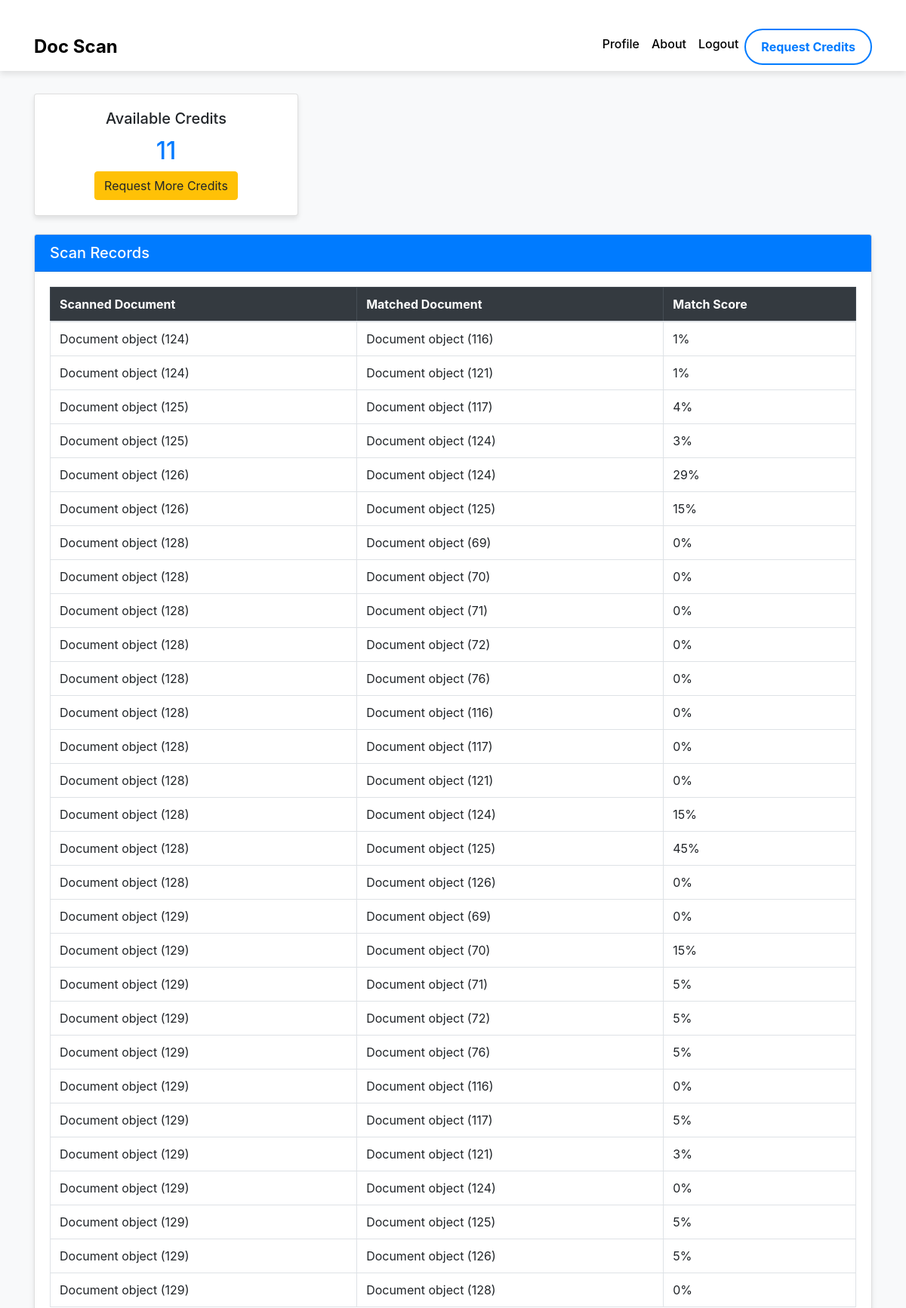
Screenshot of /profile/ (signed in, upper part) with the database file from the repository.
### users/models.py (models this page shows, shortened)
class CustomUserProfile(models.Model):
    user = models.OneToOneField(User, on_delete=models.CASCADE)
    credits = models.IntegerField(default=20)  # Daily free credits
    last_reset = models.DateField(default=now)  # Track last reset date

class ScanRecord(models.Model):
    user = models.ForeignKey(User, on_delete=models.CASCADE)
    scanned_document = models.ForeignKey(Document, related_name="scanned_docs", on_delete=models.CASCADE, null=True, blank=True)  # Allow NULL
    matched_document = models.ForeignKey(Document, related_name="matched_docs", on_delete=models.CASCADE, null=True, blank=True)  # Allow NULL
    scanned_at = models.DateTimeField(auto_now_add=True)
    match_score = models.FloatField(default=0.0)

class Document(models.Model):
    user = models.ForeignKey(User, on_delete=models.CASCADE)
    file = models.FileField(upload_to='documents/')
    uploaded_at = models.DateTimeField(auto_now_add=True)

### users/views.py (the view)
# urls.py: path('profile/', views.user_profile, name='user_profile'),
@login_required
def user_profile(request):
    if request.user.is_staff:
        credit_requests = CreditRequest.objects.all()
        total_requests = credit_requests.count()
        total_requested_credits = credit_requests.aggregate(Sum('requested_credits'))['requested_credits__sum'] or 0
        documents = Document.objects.all()  # Fetch all uploaded documents
        context = {
            'credit_requests': credit_requests,
            'total_requests': total_requests,
            'total_requested_credits': total_requested_credits,
            'documents': documents,  # Pass uploaded documents to template
            'is_admin': True,
        }
        return render(request, 'admin_profile.html', context)
    else:
        user_profile = CustomUserProfile.objects.get(user=request.user)
        scan_records = ScanRecord.objects.filter(user=request.user)
        credit_requests = CreditRequest.objects.filter(user=request.user)
        for record in scan_records:
            record.match_score = int(record.match_score * 100)
        context = {
            'user_profile': user_profile,
            'scan_records': scan_records,
            'credit_requests': credit_requests,
            'is_admin': False,
        }
        return render(request, 'user_profile.html', context)

### templates/user_profile.html (shortened to what this page needs)
{% load static %}
<link rel="stylesheet" href="{% static 'css/bootstrap.css' %}" />
<!DOCTYPE html>
<html lang="en">
  <head>
  </head>
  <body>
    {% include 'navigation.html' %}
    <div class="container">
      <div class="row">
        <div class="col-md-4">
          <div class="card text-center">
            <div class="card-body">
              <h5 class="card-title">Available Credits</h5>
              <h2 class="text-primary">{{ user_profile.credits }}</h2>
              <a href="{% url 'request_credits' %}" class="btn btn-warning"
                >Request More Credits</a
              >
            </div>
          </div>
        </div>
      </div>
      <div class="row mt-4">
        <div class="col-md-12">
          <div class="card">
            <div class="card-header bg-primary text-white">
              <h5 class="mb-0">Scan Records</h5>
            </div>
            <div class="card-body">
              <table class="table table-bordered">
                <thead class="table-dark">
                  <tr>
                    <th>Scanned Document</th>
                    <th>Matched Document</th>
                    <th>Match Score</th>
                  </tr>
                </thead>
                <tbody>
                  {% for record in scan_records %}
                  <tr>
                    <td>{{ record.scanned_document }}</td>
                    <td>{{ record.matched_document }}</td>
                    <td>{{ record.match_score }}%</td>
                  </tr>
                  {% empty %}
                  <tr>
                    <td colspan="3" class="text-center">
                      No scan records found.
                    </td>
                  </tr>
                  {% endfor %}
                </tbody>
              </table>
            </div>
          </div>
        </div>
      </div>
    </div>
  </body>
</html>

### templates/user_profile.html (style rules this page uses)
body { background-color: #f8f9fa; }
.container { margin-top: 30px; }
.card { box-shadow: 0px 4px 6px rgba(0, 0, 0, 0.1); }

### templates/navigation.html (style rules this page uses)
body { background-color: #f8f9fa; }

### rows the page displays
CustomUserProfile: credits "11"
ScanRecord: scanned_document "Document object (124)", matched_document "Document object (116)", match_score "1"
ScanRecord: scanned_document "Document object (124)", matched_document "Document object (121)", match_score "1"
ScanRecord: scanned_document "Document object (125)", matched_document "Document object (117)", match_score "4"
ScanRecord: scanned_document "Document object (125)", matched_document "Document object (124)", match_score "3"
ScanRecord: scanned_document "Document object (126)", matched_document "Document object (124)", match_score "29"
ScanRecord: scanned_document "Document object (126)", matched_document "Document object (125)", match_score "15"
ScanRecord: scanned_document "Document object (128)", matched_document "Document object (69)", match_score "0"
ScanRecord: scanned_document "Document object (128)", matched_document "Document object (70)", match_score "0"
ScanRecord: scanned_document "Document object (128)", matched_document "Document object (71)", match_score "0"
ScanRecord: scanned_document "Document object (128)", matched_document "Document object (72)", match_score "0"
ScanRecord: scanned_document "Document object (128)", matched_document "Document object (76)", match_score "0"
ScanRecord: scanned_document "Document object (128)", matched_document "Document object (116)", match_score "0"
ScanRecord: scanned_document "Document object (128)", matched_document "Document object (117)", match_score "0"
ScanRecord: scanned_document "Document object (128)", matched_document "Document object (121)", match_score "0"
ScanRecord: scanned_document "Document object (128)", matched_document "Document object (124)", match_score "15"
ScanRecord: scanned_document "Document object (128)", matched_document "Document object (125)", match_score "45"
ScanRecord: scanned_document "Document object (128)", matched_document "Document object (126)", match_score "0"
ScanRecord: scanned_document "Document object (129)", matched_document "Document object (69)", match_score "0"
ScanRecord: scanned_document "Document object (129)", matched_document "Document object (70)", match_score "15"
ScanRecord: scanned_document "Document object (129)", matched_document "Document object (71)", match_score "5"
ScanRecord: scanned_document "Document object (129)", matched_document "Document object (72)", match_score "5"
ScanRecord: scanned_document "Document object (129)", matched_document "Document object (76)", match_score "5"
ScanRecord: scanned_document "Document object (129)", matched_document "Document object (116)", match_score "0"
ScanRecord: scanned_document "Document object (129)", matched_document "Document object (117)", match_score "5"
ScanRecord: scanned_document "Document object (129)", matched_document "Document object (121)", match_score "3"
ScanRecord: scanned_document "Document object (129)", matched_document "Document object (124)", match_score "0"
ScanRecord: scanned_document "Document object (129)", matched_document "Document object (125)", match_score "5"
ScanRecord: scanned_document "Document object (129)", matched_document "Document object (126)", match_score "5"
ScanRecord: scanned_document "Document object (129)", matched_document "Document object (128)", match_score "0"
